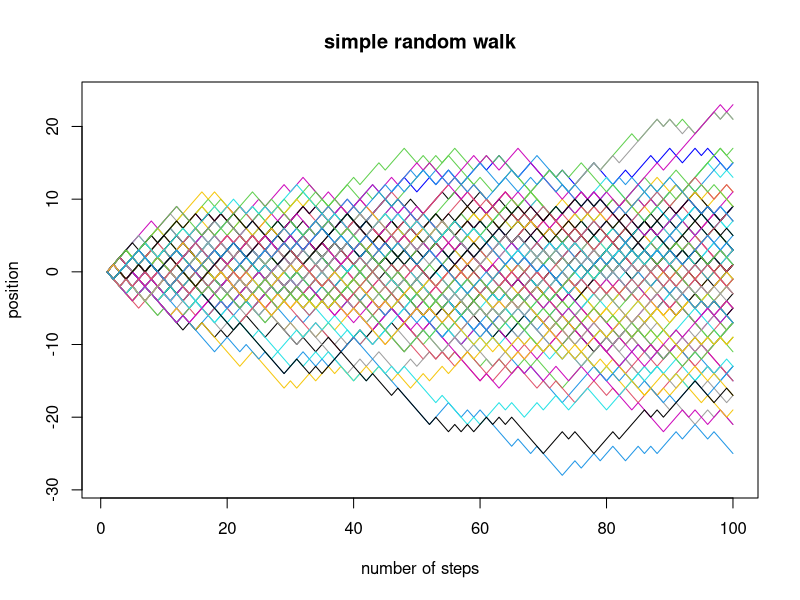
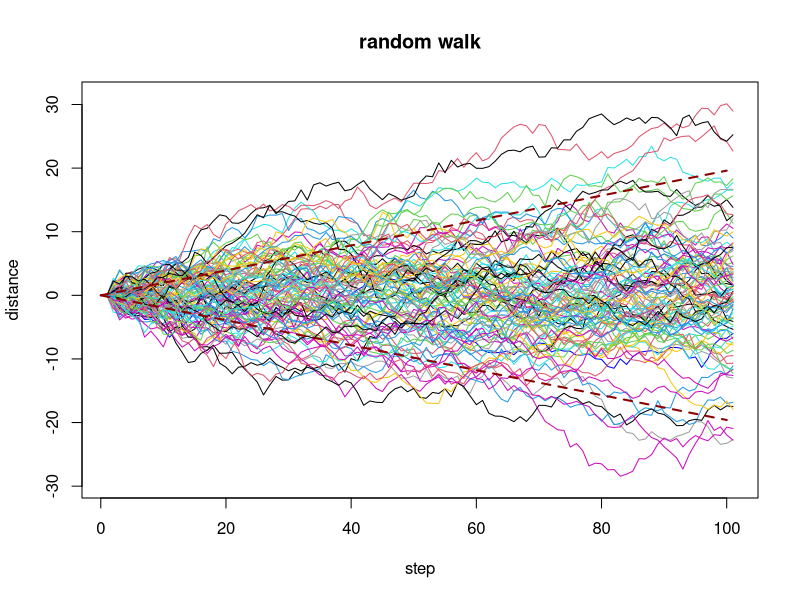

Generate these figures, in order, with R: (Note: this script raises an error after producing the figures.)

##***simple random walk***##

#### function to simulate the simple random walk of n steps#####
rw <- function(n){
  x=numeric(n)
  step=c(1,-1)
  for (i in 2:n)
    x[i] <- x[i - 1] + sample(step, 1)
  return(x) 
}

##simulating 100 different walks#####
v=replicate(100, rw(100))
v

####ploting the 100 different simple random walks##
plot(v[,1],type='l',ylim = c(min(v)-1,max(v)+1), xlab='number of steps', ylab='position', main='simple random walk', col='blue')
for(i in 2:100){
lines(v[,i], col=i)}


#*********************************************************************#

##random walk in 1-D##

steps <- 100
no._of_walks <- 100
start.pt<- 0

###function to generate the walk####

rw1 <- function() {
  # Add a standard normal at each step
  start.pt + c(0, cumsum(rnorm(steps)))
}


# Matrix of random walks
val <- replicate(no._of_walks, rw1())
val
end=val[100,100]
end #the end position

#plotting the random walks
plot(val[,1],type='l',ylim = c(min(val)-1,max(val)+1), col='blue' ,xlab="step",ylab="distance", main='random walk')
for(i in 2:100){
  lines(val[,i], col=i)}

#plotting the curve
for (sign in c(-1, 1)) {
  curve(start.pt + sign * 1.96 * sqrt(x), from=0, to=steps,
        n=2*T, col="darkred", lty=2, lwd=2, add=TRUE)
}

#*********************************************************************#

##2-D random walk####
#attaching necessary libraries

library(ggplot2)
library(gganimate)

#####genreating 2-D random walk#####
random_walk <- function(n.org, steps, left.p = .5, up.p = .5)
  
{
  
  #require(ggplot2)
  
  whereto <- matrix(ncol = 2)
  
  for(x in 1:n.org){
    walker <- matrix(c(0,0), nrow = steps+1, ncol = 2, byrow = T)
    
    for(i in 1:steps){
      # deciding on left or right movement = 1/0
      horizontal <- rbinom(1, 1, left.p) #using random binomial
      
      # genrating the distance moved using 
      h.dist <- abs(rnorm(1, 0, 1)) 
      
      # adding Horizontal Movement
      if(horizontal == 0){
        walker[i+1,1] <- walker[i,1] + h.dist
      }
      if(horizontal == 1){
        walker[i+1,1] <- walker[i,1] - h.dist
      }
      
      #deciding on left or right movement = 1/0
      vertical <- rbinom(1, 1, up.p)
      
      #distance to be moved is decided by random value from normal distribution
      v.dist <- abs(rnorm(1, 0, 1))
      
      # Adding Vertical Movement
      if(vertical == 1){
        walker[i+1,2] <- walker[i,2] + v.dist
      }
      if(vertical == 0){
        walker[i+1,2] <- walker[i,2] - v.dist
      }
    }
    
    whereto <- rbind(whereto, walker)
  }
  
  id <- rep(1:n.org, each = 1001)
  colnames(whereto) <- c("x" , "y")
  whereto <- as.data.frame(whereto)
  
  whereto <- cbind(whereto[2:nrow(whereto),], org = factor(id),step<-c(0:1000) )

  return(whereto)
}

##generating random walk
rw.test <- random_walk(1, 1000, .5, .5)

rw.test

##start and end points
start=c(rw.test$x[1],rw.test$y[1])
start
end=c(rw.test$x[1001],rw.test$y[1001])
end

####ploting animated graph using ggplot and gganimate
p <- ggplot(rw.test, aes(x = x,y =y, colour = org))
p <- p + geom_path()+ theme(legend.position = "top")
p<-p+transition_reveal(rw.test$step)+geom_point(size=4)
print(p)

##generating 2nd random walk
rw.test <- random_walk(2, 1000, .5, .5)

#start and end points
start1=c(rw.test$x[1002],rw.test$y[1002])
start1
end1=c(rw.test$x[2002],rw.test$y[2002])
end1

##plotting the file
p <- ggplot(rw.test, aes(x = x,y =y, colour = org))
p <- p + geom_path()+ theme(legend.position = "top")
p<-p+transition_reveal(rw.test$step)+geom_point(size=4)
print(p)

##to covert it into tex file
knitr::knit('random walk.R','randomwalkese.tex')
 
